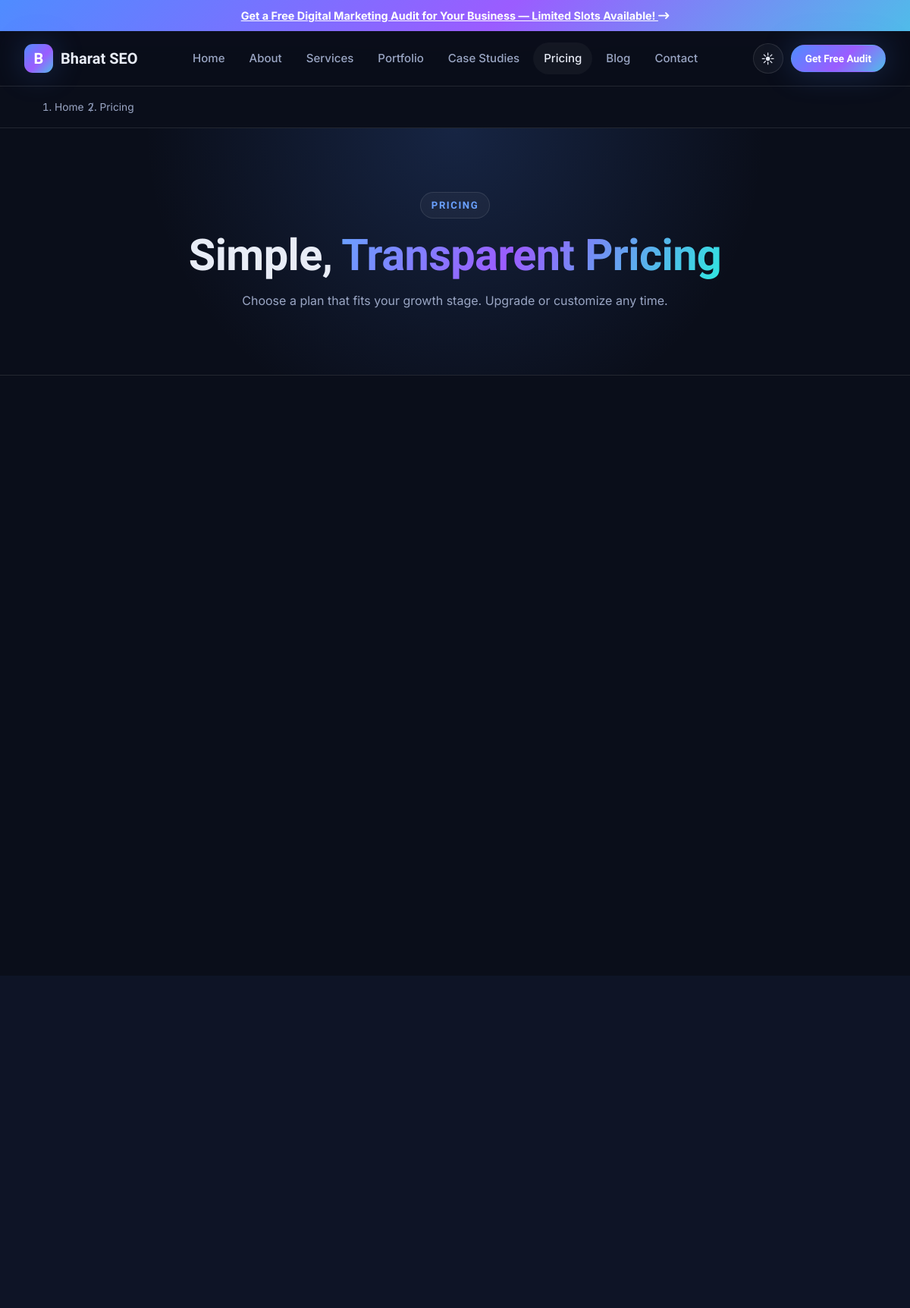
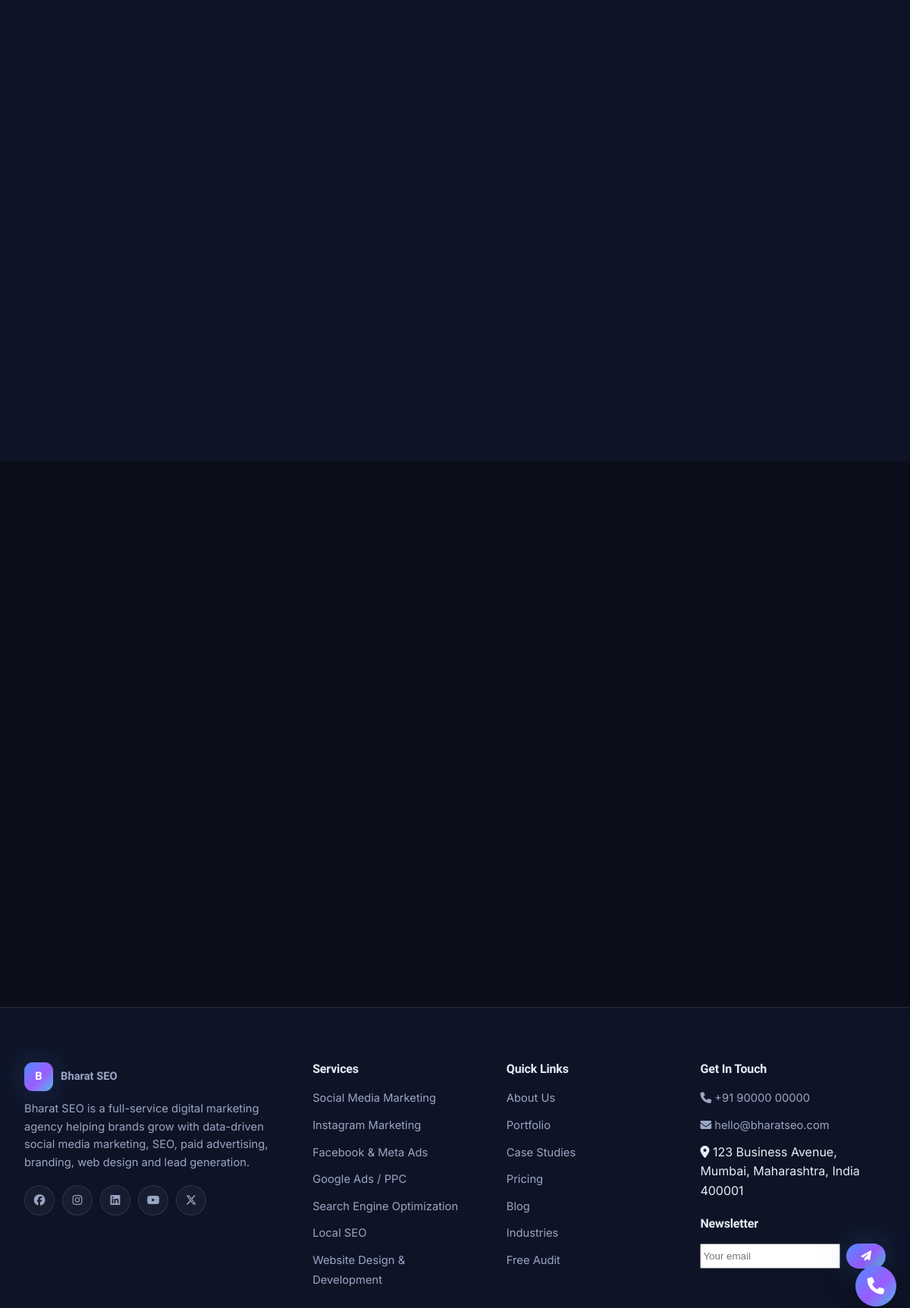
/pricing (upper part), run on the app's committed database (2 pictures, top to bottom).
### tables this page shows
CREATE TABLE IF NOT EXISTS `menus` (
  `id` INT UNSIGNED NOT NULL AUTO_INCREMENT,
  `location` VARCHAR(40) NOT NULL DEFAULT 'header',
  `title` VARCHAR(120) NOT NULL,
  `url` VARCHAR(255) NOT NULL,
  `parent_id` INT UNSIGNED DEFAULT NULL,
  `sort_order` INT NOT NULL DEFAULT 0,
  `is_button` TINYINT(1) NOT NULL DEFAULT 0,
  `status` ENUM('active','inactive') NOT NULL DEFAULT 'active',
  PRIMARY KEY (`id`),
  KEY `idx_menu_loc` (`location`)
);

CREATE TABLE IF NOT EXISTS `social_links` (
  `id` INT UNSIGNED NOT NULL AUTO_INCREMENT,
  `platform` VARCHAR(60) NOT NULL,
  `icon` VARCHAR(60) DEFAULT NULL,
  `url` VARCHAR(255) NOT NULL,
  `sort_order` INT NOT NULL DEFAULT 0,
  `status` ENUM('active','inactive') NOT NULL DEFAULT 'active',
  PRIMARY KEY (`id`)
);

CREATE TABLE IF NOT EXISTS `services` (
  `id` INT UNSIGNED NOT NULL AUTO_INCREMENT,
  `category_id` INT UNSIGNED DEFAULT NULL,
  `title` VARCHAR(200) NOT NULL,
  `slug` VARCHAR(200) NOT NULL,
  `icon` VARCHAR(120) DEFAULT NULL,
  `short_description` VARCHAR(500) DEFAULT NULL,
  `overview` LONGTEXT DEFAULT NULL,
  `benefits` LONGTEXT DEFAULT NULL,
  `deliverables` LONGTEXT DEFAULT NULL,
  `process` LONGTEXT DEFAULT NULL,
  `image` VARCHAR(255) DEFAULT NULL,
  `banner` VARCHAR(255) DEFAULT NULL,
  `meta_title` VARCHAR(255) DEFAULT NULL,
  `meta_description` VARCHAR(500) DEFAULT NULL,
  `sort_order` INT NOT NULL DEFAULT 0,
  `is_featured` TINYINT(1) NOT NULL DEFAULT 0,
  `status` ENUM('published','draft') NOT NULL DEFAULT 'published',
  `created_at` TIMESTAMP NOT NULL DEFAULT CURRENT_TIMESTAMP,
  `updated_at` TIMESTAMP NOT NULL DEFAULT CURRENT_TIMESTAMP ON UPDATE CURRENT_TIMESTAMP,
  PRIMARY KEY (`id`),
  UNIQUE KEY `uq_services_slug` (`slug`),
  KEY `idx_services_cat` (`category_id`),
  CONSTRAINT `fk_services_cat` FOREIGN KEY (`category_id`) REFERENCES `service_categories` (`id`) ON DELETE SET NULL
);

### includes/functions.php (called while the page is built, shortened)
<?php
function e($value): string
{
    return htmlspecialchars((string) ($value ?? ''), ENT_QUOTES | ENT_SUBSTITUTE, 'UTF-8');
}
function settings_all(): array
{
    static $cache = null;
    if ($cache !== null) {
        return $cache;
    }
    $cache = [];
    foreach (DB::all('SELECT setting_key, setting_value FROM settings') as $r) {
        $cache[$r['setting_key']] = $r['setting_value'];
    }
    return $cache;
}
function setting(string $key, $default = ''): string
{
    $all = settings_all();
    $val = $all[$key] ?? null;
    return ($val === null || $val === '') ? (string) $default : (string) $val;
}
function url(string $path = ''): string
{
    $base = rtrim(SITE_URL, '/');
    $path = ltrim($path, '/');
    return $path === '' ? $base . '/' : $base . '/' . $path;
}
function call_link(): string
{
    $phone = setting('contact_phone', '');
    return $phone !== '' ? 'tel:' . preg_replace('/[^0-9+]/', '', $phone) : '#';
}
function is_maintenance(): bool
{
    return setting('maintenance_mode', '0') === '1';
}

### includes/db.php (called while the page is built, shortened)
<?php
class DB
{
    private static ?PDO $pdo = null;
    public static function conn(): ?PDO
    {
        if (self::$pdo instanceof PDO) {
            return self::$pdo;
        }
        try {
            $dsn = 'mysql:host=' . DB_HOST . ';dbname=' . DB_NAME . ';charset=' . DB_CHARSET;
            self::$pdo = new PDO($dsn, DB_USER, DB_PASS, [
                PDO::ATTR_ERRMODE            => PDO::ERRMODE_EXCEPTION,
                PDO::ATTR_DEFAULT_FETCH_MODE => PDO::FETCH_ASSOC,
                PDO::ATTR_EMULATE_PREPARES   => false,
            ]);
            return self::$pdo;
        } catch (Throwable $e) {
            log_error('DB connection failed: ' . $e->getMessage());
            return null;
        }
    }
    public static function run(string $sql, array $params = []): ?PDOStatement
    {
        $pdo = self::conn();
        try {
            $stmt = $pdo->prepare($sql);
            $stmt->execute($params);
            return $stmt;
        } catch (Throwable $e) {
            log_error('Query failed: ' . $e->getMessage() . ' | SQL: ' . $sql);
            return null;
        }
    }
    public static function all(string $sql, array $params = []): array
    {
        $stmt = self::run($sql, $params);
        return $stmt->fetchAll();
    }
}

### templates/pricing.php (the view, shortened to what this page needs)
<?php
$packages = DB::all("SELECT * FROM pricing_packages WHERE status='published' ORDER BY sort_order, id");
$faqs = DB::all("SELECT * FROM faqs WHERE status='published' ORDER BY sort_order, id LIMIT 6");
include BASE_PATH . '/includes/header.php';
?>
<?= breadcrumb_html(['Home' => '/', 'Pricing' => '/pricing']) ?>
<section class="page-hero">
  <div class="container">
    <span class="eyebrow">Pricing</span>
    <h1>Simple, <span class="gradient-text">Transparent Pricing</span></h1>
    <p>Choose a plan that fits your growth stage. Upgrade or customize any time.</p>
  </div>
</section>
<section class="section">
  <div class="container">
    <?php if (empty($packages)): ?>
      <?= empty_state('Our packages are being finalized. Contact us for a custom quote.') ?>
    <?php else: ?>
    <div class="pricing-grid">
    </div>
    <?php endif; ?>
  </div>
</section>
<section class="section" style="background:var(--bg-2);">
  <div class="container container-sm">
  </div>
</section>
<?php if (!empty($faqs)): ?>
<section class="section">
  <div class="container">
  </div>
</section>
<?php endif; ?>
<?php include BASE_PATH . '/includes/footer.php'; ?>

### includes/navbar.php (shortened to what this page needs)
<?php
$announceOn = setting('announcement_enabled', '0') === '1';
$announceText = setting('announcement_text', '');
$announceLink = setting('announcement_link', '');
$navMenu = $headerMenu ?? DB::all("SELECT * FROM menus WHERE location='header' AND status='active' ORDER BY sort_order, id");
$logo = $logo ?? setting('logo', '');
$cp = $currentPath ?? '/';
function nav_is_active(string $url, string $current): bool
{
    $url = '/' . trim(parse_url($url, PHP_URL_PATH) ?? $url, '/');
    if ($url === '/' ) return $current === '/' || $current === '';
    return $current === $url || str_starts_with($current, $url . '/');
}
?>
<?php if ($announceOn && $announceText !== ''): ?>
<div class="announcement">
  <?php if ($announceLink !== ''): ?>
    <a href="<?= e(url($announceLink)) ?>"><?= e($announceText) ?> <i class="fas fa-arrow-right-long" aria-hidden="true"></i></a>
  <?php else: ?>
    <?= e($announceText) ?>
  <?php endif; ?>
</div>
<?php endif; ?>
<header class="site-header" id="siteHeader">
  <div class="container">
    <nav class="nav" aria-label="Primary">
      <a href="<?= e(url('/')) ?>" class="brand" aria-label="<?= e(setting('site_name', SITE_NAME)) ?> home">
        <?php if ($logo !== ''): ?>
          <img src="<?= e(upload_url($logo)) ?>" alt="<?= e(setting('site_name', SITE_NAME)) ?> logo">
        <?php else: ?>
          <span class="brand__mark">B</span>
          <span><?= e(setting('site_name', SITE_NAME)) ?></span>
        <?php endif; ?>
      </a>
      <div class="nav__links">
        <?php foreach ($navMenu as $m): if ($m['is_button']) continue; ?>
          <a href="<?= e(url($m['url'])) ?>"<?= nav_is_active($m['url'], $cp) ? ' class="active"' : '' ?>><?= e($m['title']) ?></a>
        <?php endforeach; ?>
      </div>
      <div class="nav__actions">
        <button class="theme-toggle" data-theme-toggle aria-label="Toggle theme">&#9728;</button>
        <?php foreach ($navMenu as $m): if (!$m['is_button']) continue; ?>
          <a href="<?= e(url($m['url'])) ?>" class="btn btn--primary btn--sm btn--header"><?= e($m['title']) ?></a>
        <?php endforeach; ?>
      </div>
    </nav>
  </div>
</header>

### includes/footer.php (shortened to what this page needs)
<?php
$socials = DB::all("SELECT * FROM social_links WHERE status='active' ORDER BY sort_order, id");
$footerServices = DB::all("SELECT title, slug FROM services WHERE status='published' ORDER BY sort_order, id LIMIT 7");
$phone = setting('contact_phone', '');
?>
</main>
<footer class="site-footer">
  <div class="container">
    <div class="footer-grid">
      <div class="footer-col footer-about">
        <a href="<?= e(url('/')) ?>" class="brand">
          <span class="brand__mark">B</span>
          <span><?= e(setting('site_name', SITE_NAME)) ?></span>
        </a>
        <p><?= e(setting('footer_about', '')) ?></p>
        <?php if (!empty($socials)): ?>
        <div class="footer-social">
          <?php foreach ($socials as $s): ?>
            <a href="<?= e($s['url']) ?>" target="_blank" rel="noopener" aria-label="<?= e($s['platform']) ?>">
              <i class="fa-brands fa-<?= e($s['icon'] ?: 'globe') ?>" aria-hidden="true"></i>
            </a>
          <?php endforeach; ?>
        </div>
        <?php endif; ?>
      </div>
      <div class="footer-col">
        <h4>Services</h4>
        <ul>
          <?php if (empty($footerServices)): ?>
            <li><a href="<?= e(url('/services')) ?>">All Services</a></li>
          <?php else: foreach ($footerServices as $s): ?>
            <li><a href="<?= e(url('service/' . $s['slug'])) ?>"><?= e($s['title']) ?></a></li>
          <?php endforeach; endif; ?>
        </ul>
      </div>
      <div class="footer-col">
        <h4>Quick Links</h4>
        <ul>
          <li><a href="<?= e(url('/about')) ?>">About Us</a></li>
          <li><a href="<?= e(url('/portfolio')) ?>">Portfolio</a></li>
          <li><a href="<?= e(url('/case-studies')) ?>">Case Studies</a></li>
          <li><a href="<?= e(url('/pricing')) ?>">Pricing</a></li>
          <li><a href="<?= e(url('/blog')) ?>">Blog</a></li>
          <li><a href="<?= e(url('/industries')) ?>">Industries</a></li>
          <li><a href="<?= e(url('/free-audit')) ?>">Free Audit</a></li>
        </ul>
      </div>
      <div class="footer-col">
        <h4>Get In Touch</h4>
        <ul>
          <?php if ($phone !== ''): ?><li><a href="<?= e(call_link()) ?>"><i class="fas fa-phone" aria-hidden="true"></i> <?= e($phone) ?></a></li><?php endif; ?>
          <?php if (setting('contact_email') !== ''): ?><li><a href="mailto:<?= e(setting('contact_email')) ?>"><i class="fas fa-envelope" aria-hidden="true"></i> <?= e(setting('contact_email')) ?></a></li><?php endif; ?>
          <?php if (setting('address') !== ''): ?><li><i class="fas fa-location-dot" aria-hidden="true"></i> <?= e(setting('address')) ?></li><?php endif; ?>
        </ul>
        <h4 style="margin-top:22px;">Newsletter</h4>
        <form class="newsletter-form" data-ajax action="<?= e(url('api/newsletter.php')) ?>" method="post">
          <input type="email" name="email" placeholder="Your email" aria-label="Email for newsletter" required>
          <button type="submit" class="btn btn--primary btn--sm" aria-label="Subscribe"><i class="fas fa-paper-plane" aria-hidden="true"></i></button>
        </form>
      </div>
    </div>
  </div>
</footer>
<div class="fab-stack">
  <?php if ($phone !== ''): ?>
  <a class="fab fab--call" href="<?= e(call_link()) ?>" aria-label="Call us"><i class="fas fa-phone" aria-hidden="true"></i></a>
  <?php endif; ?>
</div>
</body>
</html>

### data on the page
menus: title "Home"
menus: title "About"
menus: title "Services"
menus: title "Portfolio"
menus: title "Case Studies"
menus: title "Pricing"
menus: title "Blog"
menus: title "Contact"
menus: title "Get Free Audit"
services: title "Social Media Marketing"
services: title "Instagram Marketing"
services: title "Facebook & Meta Ads"
services: title "Google Ads / PPC"
services: title "Search Engine Optimization"
services: title "Local SEO"
services: title "Website Design & Development"

### other printed values
$announceText "Get a Free Digital Marketing Audit for Your Business — Limited Slots Available!"
setting('site_name', SITE_NAME) "Bharat SEO"
$name "Home"
$name "Pricing"
setting('footer_about', '') "Bharat SEO is a full-service digital marketing agency helping brands grow with data-driven social media marketing, SEO, paid advertising, branding, web design and lead generation."
$phone "+91 90000 00000"
setting('contact_email') "hello@bharatseo.com"
setting('address') "123 Business Avenue, Mumbai, Maharashtra, India 400001"
